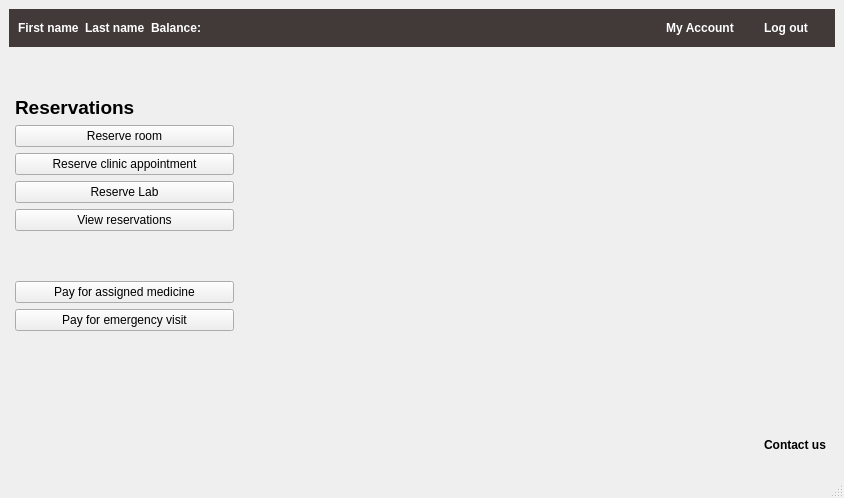
<?xml version="1.0" encoding="UTF-8"?>
<ui version="4.0">
 <class>Homepage</class>
 <widget class="QMainWindow" name="Homepage">
  <property name="geometry">
   <rect>
    <x>0</x>
    <y>0</y>
    <width>844</width>
    <height>498</height>
   </rect>
  </property>
  <property name="cursor">
   <cursorShape>ArrowCursor</cursorShape>
  </property>
  <property name="windowTitle">
   <string>MainWindow</string>
  </property>
  <property name="iconSize">
   <size>
    <width>48</width>
    <height>48</height>
   </size>
  </property>
  <widget class="QWidget" name="centralwidget">
   <layout class="QGridLayout" name="gridLayout_4">
    <item row="3" column="1" colspan="2">
     <layout class="QGridLayout" name="gridLayout_5">
      <item row="2" column="0">
       <widget class="QPushButton" name="LabButton">
        <property name="cursor">
         <cursorShape>PointingHandCursor</cursorShape>
        </property>
        <property name="text">
         <string>Reserve Lab</string>
        </property>
        <property name="flat">
         <bool>false</bool>
        </property>
       </widget>
      </item>
      <item row="3" column="0">
       <widget class="QPushButton" name="pushButton_6">
        <property name="cursor">
         <cursorShape>PointingHandCursor</cursorShape>
        </property>
        <property name="text">
         <string>View reservations</string>
        </property>
        <property name="flat">
         <bool>false</bool>
        </property>
       </widget>
      </item>
      <item row="0" column="0">
       <widget class="QPushButton" name="ReserveRoomButton">
        <property name="cursor">
         <cursorShape>PointingHandCursor</cursorShape>
        </property>
        <property name="text">
         <string>Reserve room</string>
        </property>
        <property name="flat">
         <bool>false</bool>
        </property>
       </widget>
      </item>
      <item row="1" column="0">
       <widget class="QPushButton" name="pushButton_2">
        <property name="cursor">
         <cursorShape>PointingHandCursor</cursorShape>
        </property>
        <property name="text">
         <string>Reserve clinic appointment</string>
        </property>
        <property name="flat">
         <bool>false</bool>
        </property>
       </widget>
      </item>
     </layout>
    </item>
    <item row="7" column="6">
     <spacer name="verticalSpacer_6">
      <property name="orientation">
       <enum>Qt::Vertical</enum>
      </property>
      <property name="sizeHint" stdset="0">
       <size>
        <width>20</width>
        <height>40</height>
       </size>
      </property>
     </spacer>
    </item>
    <item row="9" column="6">
     <layout class="QHBoxLayout" name="horizontalLayout">
      <item>
       <spacer name="horizontalSpacer_7">
        <property name="orientation">
         <enum>Qt::Horizontal</enum>
        </property>
        <property name="sizeHint" stdset="0">
         <size>
          <width>40</width>
          <height>20</height>
         </size>
        </property>
       </spacer>
      </item>
      <item>
       <widget class="QPushButton" name="pushButton_7">
        <property name="font">
         <font>
          <bold>true</bold>
         </font>
        </property>
        <property name="cursor">
         <cursorShape>PointingHandCursor</cursorShape>
        </property>
        <property name="text">
         <string>Contact us</string>
        </property>
        <property name="flat">
         <bool>true</bool>
        </property>
       </widget>
      </item>
     </layout>
    </item>
    <item row="2" column="1" colspan="2">
     <widget class="QLabel" name="label_4">
      <property name="font">
       <font>
        <pointsize>14</pointsize>
        <bold>true</bold>
       </font>
      </property>
      <property name="text">
       <string>Reservations</string>
      </property>
     </widget>
    </item>
    <item row="1" column="1">
     <spacer name="verticalSpacer">
      <property name="orientation">
       <enum>Qt::Vertical</enum>
      </property>
      <property name="sizeHint" stdset="0">
       <size>
        <width>20</width>
        <height>40</height>
       </size>
      </property>
     </spacer>
    </item>
    <item row="8" column="6">
     <spacer name="verticalSpacer_7">
      <property name="orientation">
       <enum>Qt::Vertical</enum>
      </property>
      <property name="sizeHint" stdset="0">
       <size>
        <width>20</width>
        <height>40</height>
       </size>
      </property>
     </spacer>
    </item>
    <item row="9" column="3">
     <spacer name="horizontalSpacer_5">
      <property name="orientation">
       <enum>Qt::Horizontal</enum>
      </property>
      <property name="sizeHint" stdset="0">
       <size>
        <width>40</width>
        <height>20</height>
       </size>
      </property>
     </spacer>
    </item>
    <item row="9" column="4">
     <spacer name="horizontalSpacer_6">
      <property name="orientation">
       <enum>Qt::Horizontal</enum>
      </property>
      <property name="sizeHint" stdset="0">
       <size>
        <width>40</width>
        <height>20</height>
       </size>
      </property>
     </spacer>
    </item>
    <item row="6" column="6">
     <spacer name="verticalSpacer_5">
      <property name="orientation">
       <enum>Qt::Vertical</enum>
      </property>
      <property name="sizeHint" stdset="0">
       <size>
        <width>20</width>
        <height>40</height>
       </size>
      </property>
     </spacer>
    </item>
    <item row="9" column="2">
     <spacer name="horizontalSpacer_4">
      <property name="orientation">
       <enum>Qt::Horizontal</enum>
      </property>
      <property name="sizeHint" stdset="0">
       <size>
        <width>40</width>
        <height>20</height>
       </size>
      </property>
     </spacer>
    </item>
    <item row="5" column="6">
     <spacer name="verticalSpacer_4">
      <property name="orientation">
       <enum>Qt::Vertical</enum>
      </property>
      <property name="sizeHint" stdset="0">
       <size>
        <width>20</width>
        <height>40</height>
       </size>
      </property>
     </spacer>
    </item>
    <item row="9" column="1">
     <spacer name="verticalSpacer_3">
      <property name="orientation">
       <enum>Qt::Vertical</enum>
      </property>
      <property name="sizeHint" stdset="0">
       <size>
        <width>20</width>
        <height>40</height>
       </size>
      </property>
     </spacer>
    </item>
    <item row="0" column="0" colspan="7">
     <widget class="QWidget" name="widget" native="true">
      <property name="styleSheet">
       <string notr="true">QWidget {background-color:rgb(66, 57, 57); color:rgb(255, 255, 255);
}
</string>
      </property>
      <layout class="QGridLayout" name="gridLayout_3">
       <item row="0" column="0">
        <layout class="QGridLayout" name="gridLayout">
         <item row="0" column="1">
          <widget class="QLabel" name="label_3">
           <property name="font">
            <font>
             <bold>true</bold>
            </font>
           </property>
           <property name="text">
            <string>Last name</string>
           </property>
          </widget>
         </item>
         <item row="0" column="3">
          <spacer name="horizontalSpacer">
           <property name="orientation">
            <enum>Qt::Horizontal</enum>
           </property>
           <property name="sizeHint" stdset="0">
            <size>
             <width>40</width>
             <height>20</height>
            </size>
           </property>
          </spacer>
         </item>
         <item row="0" column="0">
          <widget class="QLabel" name="label_2">
           <property name="font">
            <font>
             <bold>true</bold>
            </font>
           </property>
           <property name="text">
            <string>First name</string>
           </property>
          </widget>
         </item>
         <item row="0" column="5">
          <widget class="QPushButton" name="pushButton_5">
           <property name="font">
            <font>
             <bold>true</bold>
            </font>
           </property>
           <property name="cursor">
            <cursorShape>PointingHandCursor</cursorShape>
           </property>
           <property name="styleSheet">
            <string notr="true">QPushButton {color: white; border-radius: 6px;min-width: 80px;}</string>
           </property>
           <property name="text">
            <string>Log out</string>
           </property>
           <property name="default">
            <bool>false</bool>
           </property>
           <property name="flat">
            <bool>true</bool>
           </property>
          </widget>
         </item>
         <item row="0" column="4">
          <widget class="QPushButton" name="pushButton_4">
           <property name="font">
            <font>
             <bold>true</bold>
            </font>
           </property>
           <property name="cursor">
            <cursorShape>PointingHandCursor</cursorShape>
           </property>
           <property name="styleSheet">
            <string notr="true">QPushButton {color: white; border-radius: 6px;min-width: 80px;}</string>
           </property>
           <property name="text">
            <string>My Account</string>
           </property>
           <property name="default">
            <bool>false</bool>
           </property>
           <property name="flat">
            <bool>true</bool>
           </property>
          </widget>
         </item>
         <item row="0" column="2">
          <widget class="QLabel" name="label">
           <property name="font">
            <font>
             <bold>true</bold>
            </font>
           </property>
           <property name="text">
            <string>Balance: </string>
           </property>
          </widget>
         </item>
        </layout>
       </item>
      </layout>
     </widget>
    </item>
    <item row="6" column="1" colspan="2">
     <layout class="QVBoxLayout" name="verticalLayout">
      <item>
       <widget class="QPushButton" name="PayforAssignedMedButton">
        <property name="text">
         <string>Pay for assigned medicine</string>
        </property>
       </widget>
      </item>
      <item>
       <widget class="QPushButton" name="payForEmergencyButton">
        <property name="text">
         <string>Pay for emergency visit</string>
        </property>
       </widget>
      </item>
     </layout>
    </item>
   </layout>
  </widget>
  <widget class="QMenuBar" name="menubar">
   <property name="geometry">
    <rect>
     <x>0</x>
     <y>0</y>
     <width>844</width>
     <height>21</height>
    </rect>
   </property>
  </widget>
  <widget class="QStatusBar" name="statusbar"/>
 </widget>
 <resources/>
 <connections/>
</ui>
